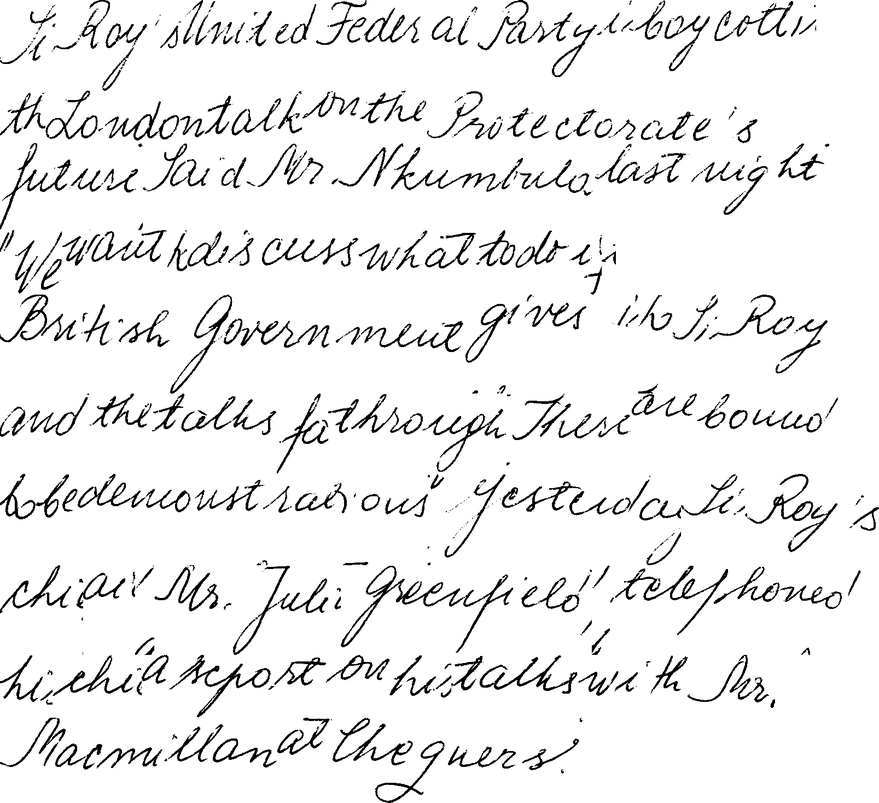
#> input picture fullimg_norm/a01-014x.png, 879 x 803 px, shrunk from 1607 x 1469 before the run, found by its file name; its folder holds only this picture in this run
$ python Edge_directional_features.py   (Python 2 division)
#> lines starting #> are read from the running program, lines starting #| are printed output that depends on the picture
import numpy as np
import pdb
import time
import os
from skimage.filters import sobel,threshold_otsu
from skimage import io

def Edge_direction(binary):
    m,n=binary.shape
    orient8=[0,0,0,0,0,0,0,0,0]
    orient12=[0,0,0,0,0,0,0,0,0,0,0,0,0]
    orient16=[0,0,0,0,0,0,0,0,0,0,0,0,0,0,0,0,0]
    for i in range(4,m):
      for j in range(4,n-4):
         if binary[i][j]==1:
             neigh=[[],[],[],[]]
             neigh[0]=[binary[i][j+1],binary[i-1][j+1],binary[i-1][j],binary[i-1][j-1],binary[i][j-1]]
             neigh[1]=[binary[i][j+2],binary[i-1][j+2],binary[i-2][j+2],binary[i-2][j+1],binary[i-2][j],binary[i-2][j-1],binary[i-2][j-2],binary[i-1][j-2],binary[i][j-2]]
             neigh[2]=[binary[i][j+3],binary[i-1][j+3],binary[i-2][j+3],binary[i-3][j+3],binary[i-3][j+2],binary[i-3][j+1],binary[i-3][j],binary[i-3][j-1],binary[i-3][j-2],binary[i-3][j-3],binary[i-2][j-3],binary[i-1][j-3],binary[i][j-3]]
             neigh[3]=[binary[i][j+4],binary[i-1][j+4],binary[i-2][j+4],binary[i-3][j+4],binary[i-4][j+4],binary[i-4][j+3],binary[i-4][j+2],binary[i-4][j+1],binary[i-4][j],binary[i-4][j-1],binary[i-4][j-2],binary[i-4][j-3],binary[i-4][j-4],binary[i-3][j-4],binary[i-2][j-4],binary[i-1][j-4],binary[i][j-4]]
             layer_height=2
             layer_halfwidth=1
             for p in range(1,4):
                 layer_height+=1
                 layer_halfwidth+=1
                 q=p-1;
                 x=0
                 y=1
                 z=2
                 for t in range(0,len(neigh[p])):
                     if neigh[p][t]==1 and (t==(layer_height-1)) or (t==(3*(layer_height-1))):
                         if neigh[q][y]!=1:
                            neigh[p][t]=0
                     elif neigh[p][t]==1:
                         if (t==(layer_height+layer_halfwidth-1)):
                            if (neigh[q][x]!=1 and neigh[q][y]!=1 and neigh[q][z]!=1):
                                neigh[p][t]=0
                            x+=1
                            y+=1
                            z+=1
                         elif t==0:
                            if (neigh[q][0]!=1 and neigh[q][1]!=1):
                             neigh[p][t]=0
                         elif t==(layer_height-2) or t==layer_height:
                             if neigh[q][y]!=1 and neigh[q][z]!=1:
                                 neigh[p][t]=0
                             if t==(layer_height-2):
                                 x+=1
                                 y+=1
                                 z+=1
                         elif t<(layer_height-2):
                             if neigh[q][x]!=1 and neigh[q][y]!=1 and neigh[q][z]!=1:
                                 neigh[p][t]=0
                             x+=1
                             y+=1
                             z+=1
                         elif t<((layer_halfwidth-1)*2+layer_height):
                              if neigh[q][x]!=1 and neigh[q][y]!=1 or neigh[q][z]!=1:
                                  neigh[p][t]=0
                              x+=1
                              y+=1
                              z+=1
                         elif ((t==(layer_halfwidth-1)*2+layer_height) or (t==(layer_halfwidth-1)*2+layer_height+2)):
                             if neigh[q][x]!=1 and neigh[q][y]!=1:
                                 neigh[p][t]==0
                             if (t==(layer_halfwidth-1)*2+layer_height-1):
                                x+=1
                                y+=1
                                z+=1
                         elif (t>(layer_halfwidth-1)*2+layer_height+2):
                             if t==(len(neigh[p])-1) and neigh[q][x]!=1 and neigh[q][y]!=1:
                                 neigh[p][t]=0
                             elif neigh[q][x]!=1 and neigh[q][y]!=1 and neigh[q][z]!=1:
                                 neigh[p][t]=0
                             x+=1
                             y+=1
                             z+=1
                     if neigh[p][t]==1:
                         if p==1 and t!=8 :
                             orient8[t]+=1
                             orient8[-1]+=1
                         elif p==2 and t!=12:
                              orient12[t]+=1
                              orient12[-1]+=1
                         elif p==3 and t!=16:
                              orient16[t]+=1
                              orient16[-1]+=1
    orient8=[round((i*100)/float(orient8[-1]),4) for i in orient8]
    orient12=[round((i*100)/float(orient12[-1]),4) for i in orient12]
    orient16=[round((i*100)/float(orient16[-1]),4) for i in orient16]

    return orient8[0:-1],orient12[0:-1],orient16[0:-1]

def get_ids(outfolder):
#> called with outfolder = ''
    f = open(outfolder+"writerids.csv","r")
#> (reads writerids.csv from the repository)
    dictionary = {}
    for line in f:
        line = line.split(",")
        dictionary[line[0]] = line[1]
    return dictionary

def differentiate(vect):
    new_vect =[0 for i in range(len(vect)-1)]
    for i in range(1,len(vect)):
        new_vect[i-1] = vect[i] - vect[i-1]
    return new_vect

outfolder = "/home/chris/honours/fullimg_norm/"
folderlist = os.listdir(outfolder)
dictionary = get_ids("")
folderlist.sort()
f = open(outfolder+"Edge_direction.csv","w")
print "Starting loop"
for name in folderlist:
    if len(name)!=13 and name!="writerids.csv" and name!="Edge_direction.csv":
        n = name[0:-4]
        print "Processing "+ n + ".png"
        start_time = time.time()
        img= io.imread(outfolder+n+".png");
#> img is the input picture: shape (803, 879); min 0, max 255, mean 237.1
        eimg=sobel(img)
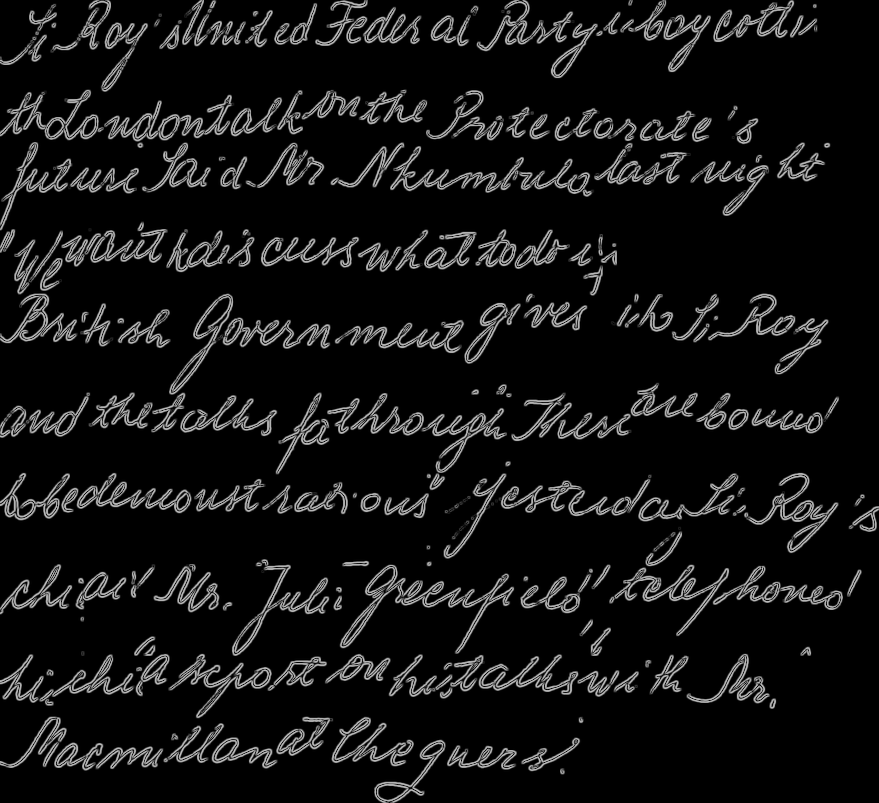
#> eimg: shape (803, 879) float64; min 0, max 0.78, mean 0.075
        thresh=threshold_otsu(eimg)
#> thresh = 0.279
        eimg[eimg>thresh] = 1
        eimg[eimg<=thresh] = 0
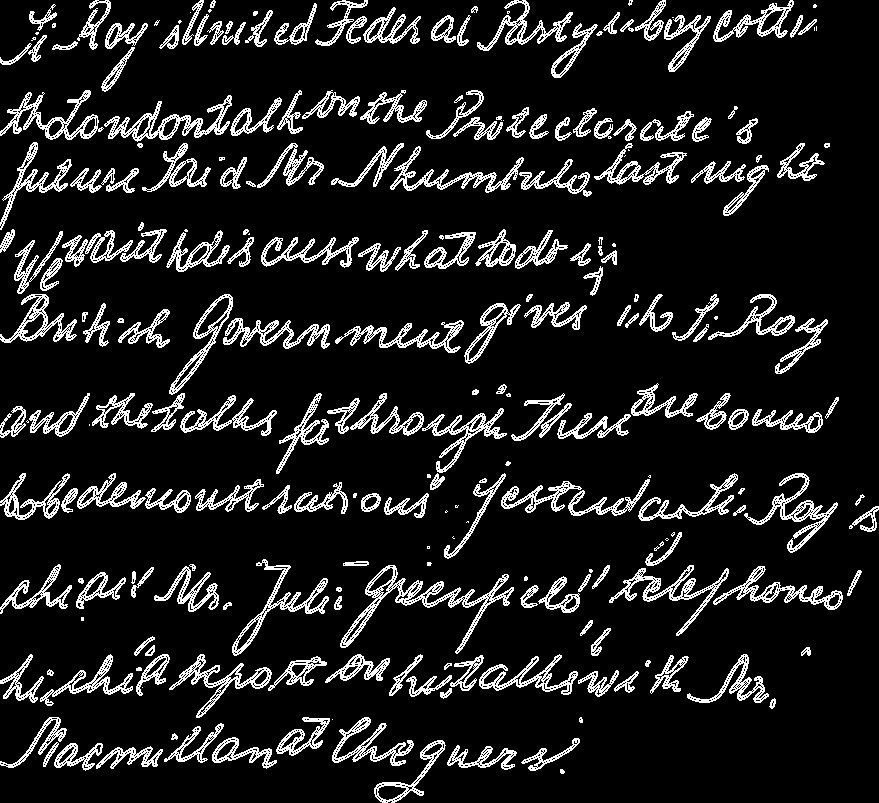
#> eimg: shape (803, 879) float64; values 0 (black) and 1 (white), 11.9% white in thin lines or dots
        binary=eimg
        binary=binary.astype(int)
        orient8,orient12,orient16 = Edge_direction(binary)
#> after the loop in Edge_direction, `for i in range(4,m):`: orient12 = [36912, 41327, 35717, 25803, 38133, 21026, 36148, 20002, 30489, 15178, 30747, 32883, 364365]; orient16 = [28852, 34416, 36705, 28979, 20355, 26004, 14817, 10691, 20781, 7339, 6329, 21837, 7987, 22113, 16887, 20650, 324742]; orient8 = [42216, 48167, 37260, 49475, 44426, 40297, 29713, 40353, 331907]
#> in Edge_direction, `orient8=[round((i*100)/float(orient8[-1]),4) for i in orient8]`: orient8 = [12.72, 14.51, 11.23, 14.91, 13.39, 12.14, 8.95, 12.16, 100]
#> in Edge_direction, `orient12=[round((i*100)/float(orient12[-1]),4) for i in orient12]`: orient12 = [10.13, 11.34, 9.8, 7.08, 10.47, 5.77, 9.92, 5.49, 8.37, 4.17, 8.44, 9.02, 100]
#> in Edge_direction, `orient16=[round((i*100)/float(orient16[-1]),4) for i in orient16]`: orient16 = [8.88, 10.6, 11.3, 8.92, 6.27, 8.01, 4.56, 3.29, 6.4, 2.26, 1.95, 6.72, 2.46, 6.81, 5.2, 6.36, 100]
#> orient8 = [12.72, 14.51, 11.23, 14.91, 13.39, 12.14, 8.95, 12.16]; orient12 = [10.13, 11.34, 9.8, 7.08, 10.47, 5.77, 9.92, 5.49, 8.37, 4.17, 8.44, 9.02]; orient16 = [8.88, 10.6, 11.3, 8.92, 6.27, 8.01, 4.56, 3.29, 6.4, 2.26, 1.95, 6.72, 2.46, 6.81, 5.2, 6.36]
        diff_orient16 = differentiate(orient16)
#> in differentiate, `new_vect =[0 for i in range(len(vect)-1)]`: new_vect = [0, 0, 0, 0, 0, 0, 0, 0, 0, 0, 0, 0, 0, 0, 0]
#> the loop in differentiate, `for i in range(1,len(vect)):` made 15 passes
#> after the loop in differentiate, `for i in range(1,len(vect)):`: new_vect = [1.71, 0.705, -2.38, -2.66, 1.74, -3.44, -1.27, 3.11, -4.14, -0.311, 4.78, -4.26, 4.35, -1.61, 1.16]
#> diff_orient16 has the same summary as new_vect in differentiate
        for i in orient8:
            f.write(str(i)+',')
#> this loop made 8 passes
#> i on passes 1 to 8: 12.72, 14.51, 11.23, 14.91, 13.39, 12.14, 8.95, 12.16
        for i in orient12:
            f.write(str(i)+',')
#> this loop made 12 passes
#> i on passes 1 to 12: 10.13, 11.34, 9.8, 7.08, 10.47, 5.77, 9.92, 5.49, 8.37, 4.17, 8.44, 9.02
        for i in orient16:
            f.write(str(i)+',')
#> this loop made 16 passes
#> i on passes 1 to 12: 8.88, 10.6, 11.3, 8.92, 6.27, 8.01, 4.56, 3.29, 6.4, 2.26, 1.95, 6.72
        for i in diff_orient16:
            f.write(str(i)+',')
#> this loop made 15 passes
#> i on passes 1 to 12: 1.71, 0.705, -2.38, -2.66, 1.74, -3.44, -1.27, 3.11, -4.14, -0.311, 4.78, -4.26
        label = dictionary[n]
        f.write(label)
        print("--- %s seconds ---" % (time.time() - start_time))
print "Done :)"
f.close()
